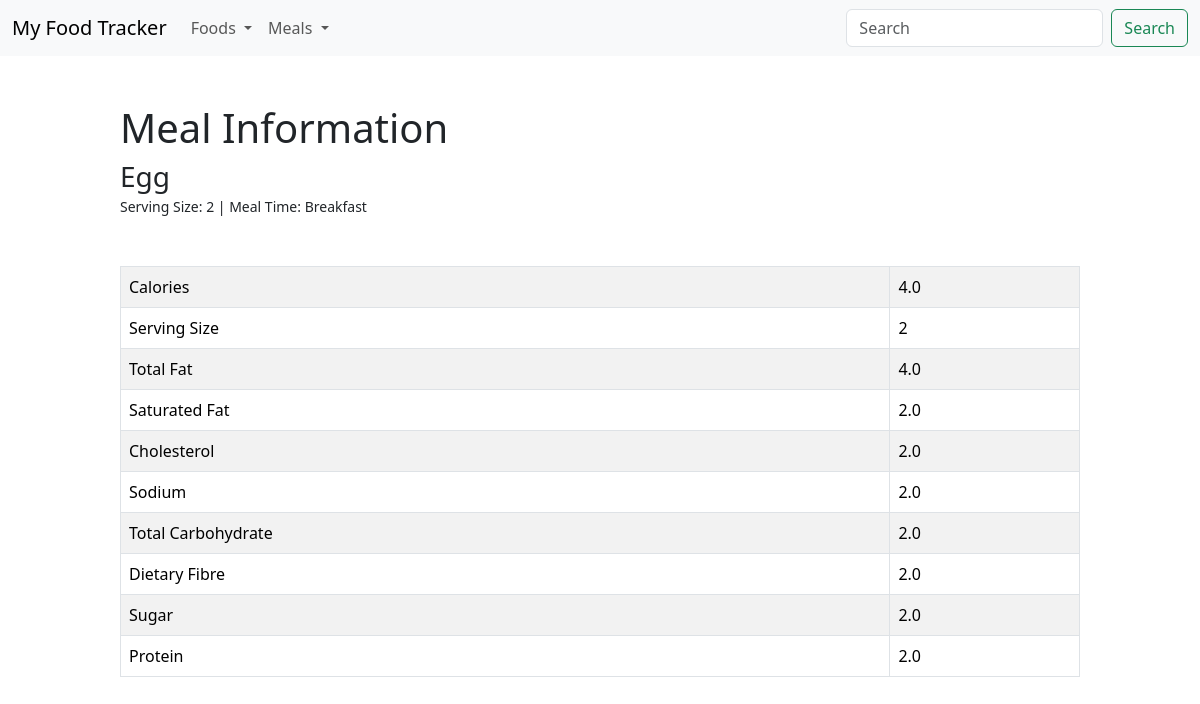
The app's page /data_meal/49/ with its own data.
### food/models.py (models this page shows, shortened)
class Meal(models.Model):
    BREAKFAST = 1
    MORNING_SNACK = 2
    LUNCH = 3
    AFTERNOON_SNACK = 4
    DINNER = 5
    EVENING_SNACK = 6
    MEAL_TIME_TYPES = (
        (BREAKFAST, "Breakfast"),
        (MORNING_SNACK, "Morning Snack"),
        (LUNCH, "Lunch"),
        (AFTERNOON_SNACK, "Afternoon Snack"),
        (DINNER, "Dinner"),
        (EVENING_SNACK, "Evening Snack"),
    )
    food = models.ForeignKey(Food, verbose_name="Food", on_delete=models.CASCADE)
    serving_size = models.IntegerField(verbose_name="Serving Size")
    meal_time = models.IntegerField(verbose_name="Meal Time", choices=MEAL_TIME_TYPES)

class Food(models.Model):
    name = models.CharField(verbose_name="Name", max_length=128)
    calories = models.FloatField(verbose_name="Calories (kcal)")
    total_fat = models.FloatField(verbose_name="Total Fat (g)")
    saturated_fat = models.FloatField(verbose_name="Saturated Fat (g)", default=0)
    cholesterol = models.FloatField(verbose_name="Cholesterol (mg)", default=0)
    sodium = models.FloatField(verbose_name="Sodium (mg)", default=0)
    total_carbohydrate = models.FloatField(
        verbose_name="Total Carbohydrate (g)", default=0
    )
    dietary_fibre = models.FloatField(verbose_name="Dietary Fibre (g)", default=0)
    sugar = models.FloatField(verbose_name="Sugar (g)", default=0)
    protein = models.FloatField(verbose_name="Protein (g)", default=0)
    def __str__(self):
        return "%s" % self.name

### food/views.py (the view)
# urls.py: path("data_meal/<int:pk>/", views.data_meal, name="data-meal"),
def data_meal(request, pk):
    template = "data_meal.html"
    meal = Meal.objects.get(id=pk)
    context = {"meal": meal, "page_title": "Meal Information"}
    return render(request, template, context)

### templates/data_meal.html
{% include "template_main.html" %}
{% block content %}
<div id="content-main">
  <h1>{{page_title}}</h1>
  <h3 class="mb-0">{{meal.food}}</h3>
  <small>Serving Size: {{meal.serving_size}} | Meal Time: {{meal.get_meal_time_display}}</small>
    <table class="table table-striped table-bordered mt-5">
      <tbody>
        <tr>
          <td>Calories</td>
          <td>{{ meal.food.calories }}</td>
        </tr>
        <tr>
          <td>Serving Size</td>
          <td>{{ meal.serving_size }}</td>
        </tr>
        <tr>
          <td>Total Fat</td>
          <td>{{ meal.food.total_fat }}</td>
        </tr>
        <tr>
          <td>Saturated Fat</td>
          <td>{{ meal.food.saturated_fat }}</td>
        </tr>
        <tr>
          <td>Cholesterol</td>
          <td>{{ meal.food.cholesterol }}</td>
        </tr>
        <tr>
          <td>Sodium</td>
          <td>{{ meal.food.sodium }}</td>
        </tr>
        <tr>
          <td>Total Carbohydrate</td>
          <td>{{ meal.food.total_carbohydrate }}</td>
        </tr>
        <tr>
          <td>Dietary Fibre</td>
          <td>{{ meal.food.dietary_fibre }}</td>
        </tr>
        <tr>
          <td>Sugar</td>
          <td>{{ meal.food.sugar }}</td>
        </tr>
        <tr>
          <td>Protein</td>
          <td>{{ meal.food.protein }}</td>
        </tr>
      </tbody>
    </table>
</div>
{% endblock content %}

### templates/template_main.html (style rules this page uses)
#content-main { max-width:80vw; margin-left:auto; margin-right:auto; }

### records on screen
Meal: food "Egg", serving_size "2", meal_time "Breakfast", food.calories "4.0", food.total_fat "4.0", food.saturated_fat "2.0", food.cholesterol "2.0", food.sodium "2.0", food.total_carbohydrate "2.0", food.dietary_fibre "2.0", food.sugar "2.0", food.protein "2.0"

### other values on screen
{{ page_title }} "Meal Information"
